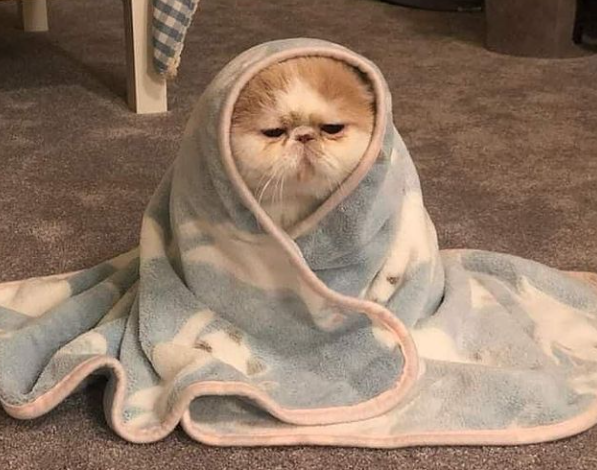
#> input picture labs/lab_2/images_lab/cobija.PNG, 597 x 470 px; the run also reads 1 picture not shown here
$ jupyter execute --allow-errors Laboratorio_2.ipynb
#> lines starting #> are read from the running program, lines starting #| are printed output that depends on the picture
<div align='center'>
<h1>Laboratorio 2: Imágenes 📷</h1>
</div>

<div align='center'>
<strong>MDS7202: Laboratorio de Programación Científica para Ciencia de Datos</strong>
</div>

---

### Cuerpo Docente

- Profesores: Pablo Badilla y Diego Cortez
- Auxiliares: Valentina Rojas y Melanie Peña
- Ayudantes: Javiera Arévalo, Tamara Carrasco y Ignacio Reyes

### Equipo: SUPER IMPORTANTE - notebooks sin nombre no serán revisados

- Nombre de alumno 1: Ignacio Díaz
- Nombre de alumno 2: Benjamín Fuentes R.

---

### Reglas

- **Grupos de 2 personas**
- Cualquier duda fuera del horario de clases al foro. Mensajes al equipo docente serán respondidos por este medio.
- Prohibido copiar.
- Uso de LLM (Copilot, Claude, Antigravity, Cursor, etc.) restringido a consultas, documentación y corrección de errores.

### Temas a tratar:

- Programación Orientada a Objetos.
- Programación Funcional.
- `Numpy` para manejo de datos en arreglos/tensores.

### Objetivos principales del laboratorio

- Aplicar los paradigmas y buenas prácticas de programación vistas hasta este momento.
- Comprender y aprovechar las ventajas que nos ofrece la librería `numpy` con respecto a trabajar en Python 'puro'.
- Visualizar aplicaciones de filtros de imágenes sin el uso de librerías.
- Verificar que el uso indiscriminado de `for` puede afectar la eficiencia al procesar datos masivos.

El laboratorio deberá ser desarrollado **sin el uso indiscriminado de iteradores nativos de Python (aka `for`, `while`)**. La idea es que aprendan a exprimir al máximo las funciones optimizadas que nos entrega `numpy`, las cuales (vale mencionar), son mucho más eficientes que los iteradores nativos sobre arreglos.

El lab estará basado en algunos conceptos básicos de procesamiento de imágenes, por lo que te iremos guiando, paso a paso por cada uno de los tópicos a desarrollar.

## Descripción del laboratorio

En Data Science son múltiples las aplicaciones que exigen el uso exhaustivo de listas de varias dimensiones. Estas entidad reciben formalmente el nombre de **arreglos o tensores**.

Pensemos en que queremos almacenar objetos en un casillero común y corriente: podemos pensar que este puede ser representado por una matriz de dos dimensiones: alto y ancho. ¿Qué sucederá si este casillero nos queda pequeño y queremos guardar más información del mismo tipo?: La solución simple es agregar otro casillero. Esto puede ser pensado como el aumento de la dimensión de nuestro objeto, pasando a ser ahora (alto, ancho, id casillero). Esto no es otra cosa que un **tensor de 3 dimensiones**.

<br>
<center>

</center>
<br>

### ¿Bueno y que tiene que ver todo esto con las imágenes?

Una imagen es una representación visual de una matriz que contiene números que describen intensidades de color (llamados píxeles).

Esto, visto desde la perspectiva de una imagen en blanco y negro, sería una matriz que contiene las diferentes intensidades de los píxeles desde 0 a 255.

<br>
<center>

</center>
<br>

Cuando las imágenes poseen colores, las imágenes son, de hecho, una bella representación de lo que es un tensor: estas pueden ser representadas por un tensor de 3 dimensiones que les dan el *ancho, alto y el canal*, en donde son alojados los colores de la imagen.

<br>
<center>

</center>
<br>

Como pueden ver, la imagen puede ser interpretada como un tensor de tres dimensiones (un ancho, un alto y la intensidad de cada color) en el que a cada posición $(i,j)$ de la imagen, le asociaremos 3 intensidades de colores RGB (Rojo, Verde y Azul). Estas intensidades irán desde el $0$ al $255$. La combinación de estos 3 canales nos permitirá representar gran parte de los colores que encontramos en la naturaleza.

**Instalar paquetes**

En una consola, ejecutar:

```bash
uv add matplotlib pillow plotly
```

[cell 1]
# En este lab usaremos adicionalmente pillow (PIL), una estupenda librería
# para manejar imágenes.
# https://pillow.readthedocs.io/en/stable/

import numpy as np
import plotly.express as px
from PIL import Image

foto = np.array(Image.open("./images_lab/cobija.PNG").convert("RGB"))

# Solo para ejemplificar, usaremos plotly
# NO SE DEBE USAR EN EL RESTO DEL LAB, SOLO AQUÍ

fig = px.imshow(foto)
fig.show()

A continuación, imprimimos el número de dimensiones y la forma del arreglo que representa la imagen.

[cell 2]
print(f"Número de dimensiones: {foto.ndim}")
#| Número de dimensiones: 3
print(f"Número de elementos por dimensión: {foto.shape}")
#| Número de elementos por dimensión: (470, 597, 3)

Finalmente visualizamos de forma aleatoria los pixeles de cada canal para mostrar sus intensidades.

[cell 3]
print(f"Ejemplo de pixel (10, 200) en el canal 0 - Red: {foto[10, 200, 0]}")
#| Ejemplo de pixel (10, 200) en el canal 0 - Red: 97
print(f"Ejemplo de pixel (10, 200) en el canal 1- Green: {foto[10, 200, 1]}")
#| Ejemplo de pixel (10, 200) en el canal 1- Green: 70
print(f"Ejemplo de pixel (10, 200) en el canal 2- Blue: {foto[10, 200, 2]}")
#| Ejemplo de pixel (10, 200) en el canal 2- Blue: 48

Con lo anterior, suponiendo que la imagen del "gatito" tiene una altura igual a 600 y un ancho de 400, el tensor $G$ que representa a la imagen vendrá dado por $G[600, 400, 3]$.

### ¿Ya, pero esto tiene aplicaciones más allá de guardar información en casilleros?

Para el caso de imágenes podemos encontrar múltiples aplicaciones con la manipulación de los tensores y operando matemáticamente con ellos. Algunas de las aplicaciones más conocidas (y que aplicaremos) son las siguientes:

- **Obtener el negativo de una imagen**: Consiste en obtener el color complementario de una imagen, para esto debemos restar la imagen con la máxima intensidad que podemos encontrar en una imagen (o sea 255).


- **Pasar a escala de grises una imagen**: Los valores RGB se convierten a escala de grises mediante la fórmula NTSC:

    $$ imagen\_gris = 0.299 * Rojo + 0.587 * Verde + 0.114 * Azul $$

    Esta fórmula representa la percepción relativa de la persona promedio del brillo de la luz roja, verde y azul.


- **Mejora de saturación**: Permite intensificar o reducir los colores de una imagen. Se calcula primero la luminancia de la imagen (escala de grises) y luego se escala la diferencia entre la imagen original y esa luminancia mediante un factor $F$:

    $$ R = imagen\_gris + F * (img - imagen\_gris) $$

    Con $F > 1$ se aumenta la saturación, $F < 1$ se reduce y $F = 0$ produce una imagen en escala de grises.

- **Mejora de contraste**: Son múltiples las técnicas que nos permiten mejorar el contraste de una imagen, pero, una técnica simple para modificar los contrastes consta en obtener un factor de corrección llamado F en base al contraste deseado (C). Luego, es aplicado en la diferencia entre la imagen y 128. De esta forma obtenemos R, que es la imagen con la mejora de contraste deseada.

    $$ F=259*(C+255)/(255*(259-C)) $$
    $$ R=F*(img-128)+128 $$


- **Convolución**: Consiste en recorrer una imagen por cada uno de sus canales utilizando una matriz que lleva por nombre Kernel. El kernel, examinará los conjuntos de pixeles que recorre, aplicando una multiplicación de los valores circundantes ,y sumando todos los valores generados de este producto para generar un nuevo pixel en el tensor de salida.

<div style="text-align: center;">

<div style="text-align: center;">

---

# Desarrollo

En base a lo explicado y visto en clases, a continuación, deben construir cada uno de los programas solicitados en las actividades señaladas más abajo. Estas, deben ser desarrolladas de forma grupal (**2 personas por grupo**) y, la solución no debe ser compartida con personas externas al grupo; si se detecta que dos grupos entregan el mismo trabajo, será considerado plagio y se tomarán medidas al respecto.

## 2. Creación de Clases y Funciones

#### Importamos librerías útiles 😸

[cell 4]
from pathlib import Path
from typing import Union

import matplotlib.pyplot as plt

# Librerías cores del lab.
import numpy as np
from PIL import Image
from scipy.signal import convolve2d

### 2.1. Carga de imágenes y visualización

### Carga de imágenes en diccionarios

Las siguientes celdas de código les permitirán cargar las imágenes que utilizaremos durante este laboratorio.

[cell 5]
def load_image(path):
#> called with path = './images_lab/gato1.jpg'
    ruta = Path(path)
    image = np.array(Image.open(ruta), dtype="int")
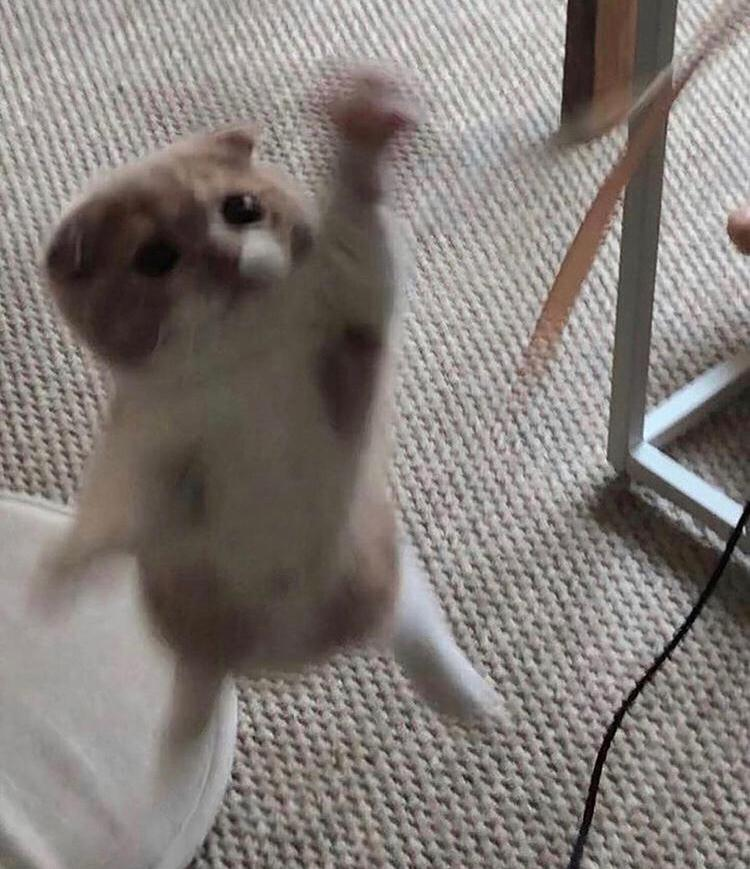
#> input picture labs/lab_2/images_lab/gato1.jpg, 750 x 869 px
    return image


images = {
    "gatitos": [
        load_image("./images_lab/gato1.jpg"),
        load_image("./images_lab/gato2.jpg"),
        load_image("./images_lab/gato4.jpg"),
    ],
}
#> call 2 of load_image, with path = './images_lab/gato2.jpg'
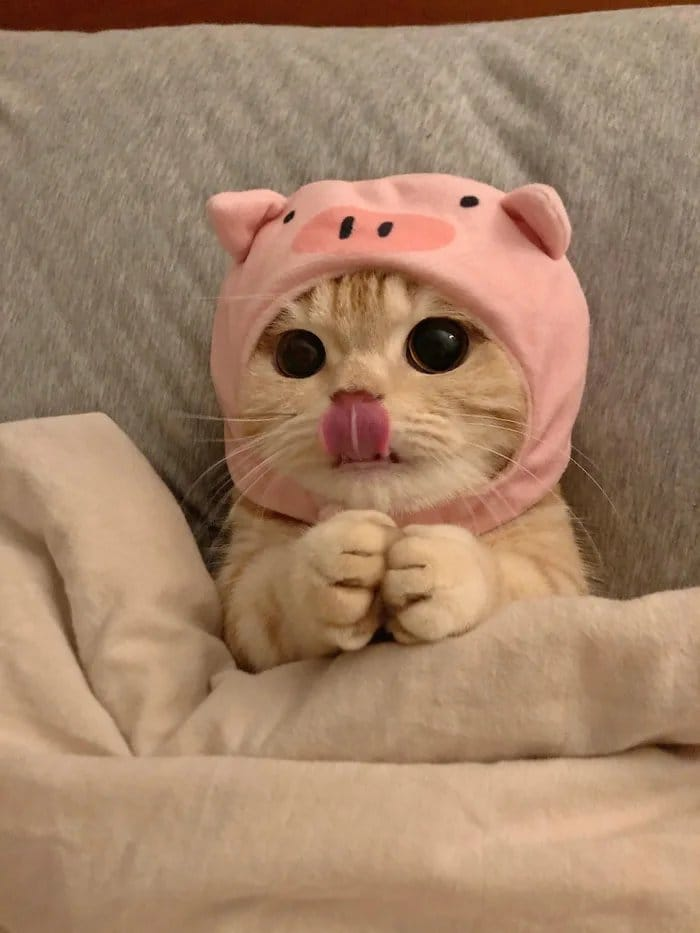
#> input picture labs/lab_2/images_lab/gato2.jpg, 700 x 933 px
#> (the rest of the program and of its run is left out)
